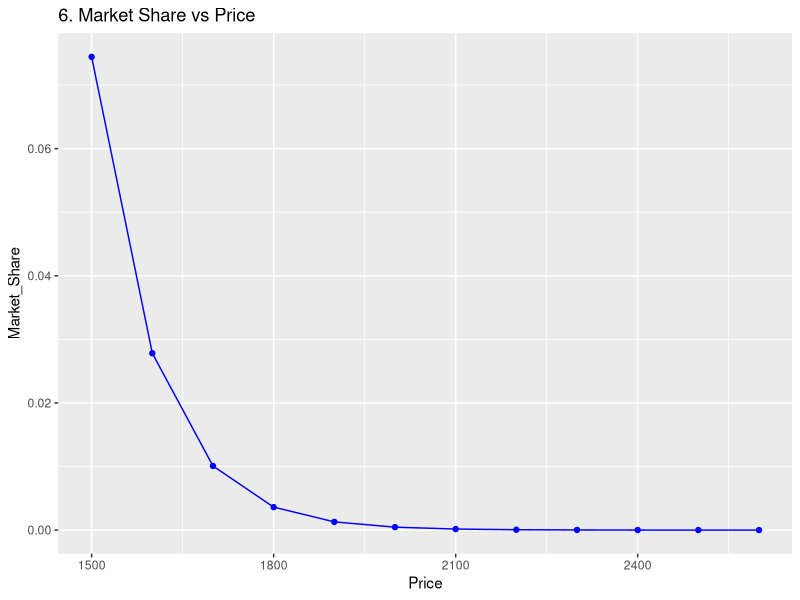
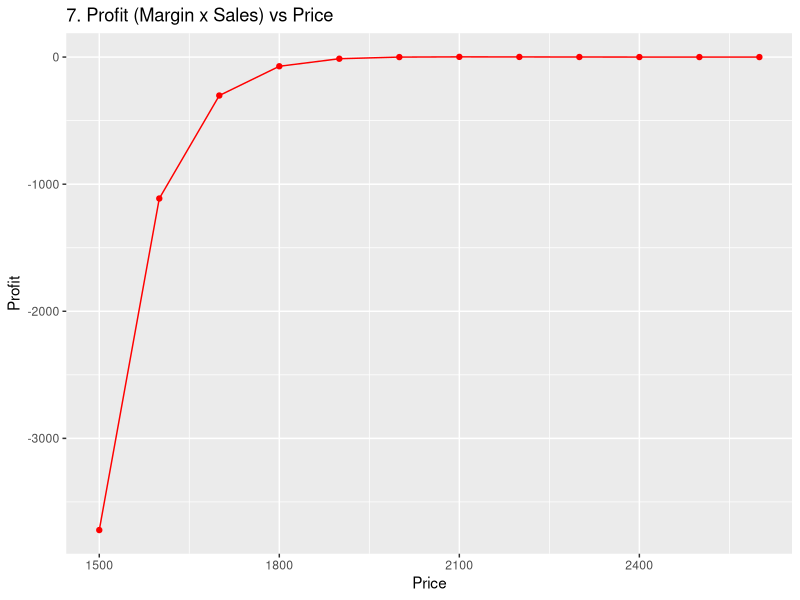

Here is the R script that generated these plots, in order:
library(readxl)
library(dplyr)
library(ggplot2)


customer <- c(15,13,7,23,24,14,10,12,11,21,22,9,6,16,8,19,20,4,2,3,1,17,18,5)

hw1 = function(pref_vector) {
  
  # 1.Product Attributes Information
  
  design_matrix <- read_excel("Design Matrix.xlsx")
  names(design_matrix) <- c("Screen_75", "Screen_85", "Resolution", "Brand", "Price", "Profile_Num", "Profile")
  
  # 2. Save the preference Score
  
  preference <- pref_vector
  
  # 3. Set cost, market_size, brand information
  
  cost <- data.frame(intercept = 1000, screen_75_inch = 500, screen_85_inch = 1000, resolution = 250, brand = 250)
  own_brand <- data.frame(intercept = 1, screen_75_inch = 0, screen_85_inch = 1, resolution = 0, brand = 0, price = 1500)
  sony_brand <- data.frame(intercept = 1, screen_75_inch = 1, screen_85_inch = 0, resolution = 1, brand = 1, price = 2500)
  sharp_brand <- data.frame(intercept = 1, screen_75_inch = 0, screen_85_inch = 1, resolution = 1, brand = 0, price = 2000)
  market_size <- 100
  net_cost <- sum(subset(own_brand, select = -c(price))*cost)
  
  screen_75 <- as.matrix(design_matrix["Screen_75"])
  screen_85 <- as.matrix(design_matrix["Screen_85"])
  resolution <- as.matrix(design_matrix["Resolution"])
  brand <- as.matrix(design_matrix["Brand"])
  price <- as.matrix(design_matrix["Price"])
  
  # 4. Use Linear Regression Model to identify the relationship between Customer Preference and Product's Attributes
  
  lm_model = lm(preference ~ screen_75 + screen_85 + resolution + brand + price)
  
  # 5. Use coefficient as Partworths
  
  partworths <- data.frame(t(summary(lm_model)$coefficients[,1]))
  colnames(partworths) <- c("Intercept", "Screen_75", "Screen_85", "Resolution", "Brand", "Price")
  
  print("1. Partworths:")
  print(partworths)
  
  # 6. Calculate Attribute Importance to Customers
  
  attributes <- data.frame(Attributes = c("Screen Size", "Screen Resolution", "Brand Name", "Price"),
                           Range = c(pmax(0, partworths["Screen_75"], partworths["Screen_85"]) - pmin(0, partworths["Screen_75"], partworths["Screen_85"]),
                                     pmax(0, partworths["Resolution"]) - pmin(0, partworths["Resolution"]),
                                     pmax(0, partworths["Brand"]) - pmin(0, partworths["Brand"]),
                                     pmax(0, partworths["Price"]) - pmin(0, partworths["Price"])))
  attributes["Importance"] <- round(attributes["Range"] * 100 / sum(attributes["Range"]),0)
  attributes["Importance"] <- lapply(attributes["Importance"], paste0, '%')
  
  print("2. Attribute Importance:") 
  print(attributes["Importance"])
  
  # 7. Calculate how much customers want to spend on each attribute--- Willingness to Pay
  
  cost_saving <- pmax(sony_brand$price, sharp_brand$price) - pmin(sony_brand$price, sharp_brand$price)
  price_per_util <- cost_saving/abs(partworths["Price"])
  wtp <- subset(partworths, select = -c(Price)) * c(price_per_util)
  
  print("3. Willingness to Pay:")
  print(wtp)
  
  # 8. Calculate each attribute's utility, preparing for the Market Share Calculation
  
  utility_func <- function(ob_price, brand=own_brand) {
    return(sum(subset(brand, select = -c(price)) * subset(partworths, select = -c(Price))) 
              + (partworths["Price"][1,] * 
                (ob_price - pmin(sony_brand$price, sharp_brand$price)) /
                (pmax(sony_brand$price, sharp_brand$price) - pmin(sony_brand$price, sharp_brand$price))))
  }
  
  utility <- rbind(utility_func(sony_brand$price, sony_brand), utility_func(sharp_brand$price, sharp_brand))
  attractiveness <- exp(utility)
  
  # 9. Calculate Market Share, Sales based on market share, Margin and Profit
  
  final_df <- data.frame(Price = seq(1500, 2600, 100))
  final_df["Attractiveness"] <- exp(unlist(lapply(final_df$Price, utility_func)))
  total_attractiveness <- final_df["Attractiveness"] + attractiveness[1,] + attractiveness[2,]
  final_df["Market_Share"] <- round(final_df["Attractiveness"] / total_attractiveness, 6)
  final_df["Sales"] <- final_df["Market_Share"] * market_size
  final_df["Margin"] <- final_df["Price"]  - net_cost                
  final_df["Profit"] <- final_df["Margin"] * final_df["Sales"]
  
  # 10. Find the Optimal Price which has the Maximum Profit
  
  max_profit <- max(final_df$Profit)
  
  optimal_price <- final_df[final_df$Profit == max_profit, "Price"]
  print(paste("4. Optimal Price:", optimal_price))
  
  print(paste("5. Maximum Profit:", max_profit))
  
  # 11. Plot the relationship between Price ~ Market Share, Price ~ Profit
  
  q6_plot <- ggplot() +
    geom_line(data = final_df, mapping = aes(x = Price , y = Market_Share), color = 'blue') +
    geom_point(data = final_df, mapping = aes(x = Price , y = Market_Share), color = 'blue') + 
    labs(title = "6. Market Share vs Price")
  
  q7_plot <- ggplot() +
    geom_line(data = final_df, mapping = aes(x = Price , y = Profit), color = 'red') +
    geom_point(data = final_df, mapping = aes(x = Price , y = Profit), color = 'red') +
    labs(title = "7. Profit (Margin x Sales) vs Price")
  
  list(q6_plot, q7_plot)
  
}

hw1(customer)
